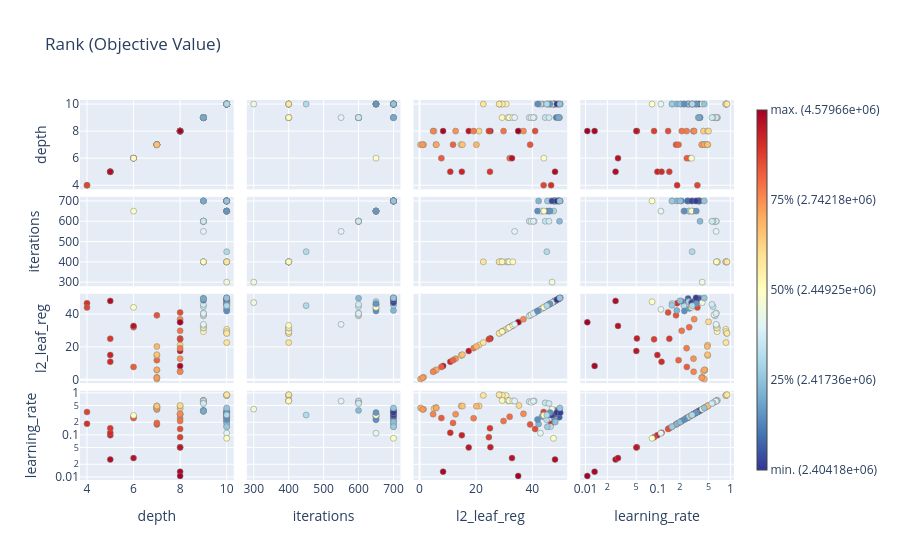

The notebook cell saved with this chart:
### Code cell
# График ранжирования показывает, как каждый испытанный набор параметров распределяется по эффективности.
# Это удобный способ сравнить результаты всех испытаний.

plot_rank = optuna.visualization.plot_rank(study) # ваш код здесь
plot_rank.show()
plot_rank.write_image(f'{FEATURE_DIR}/rank.png')
